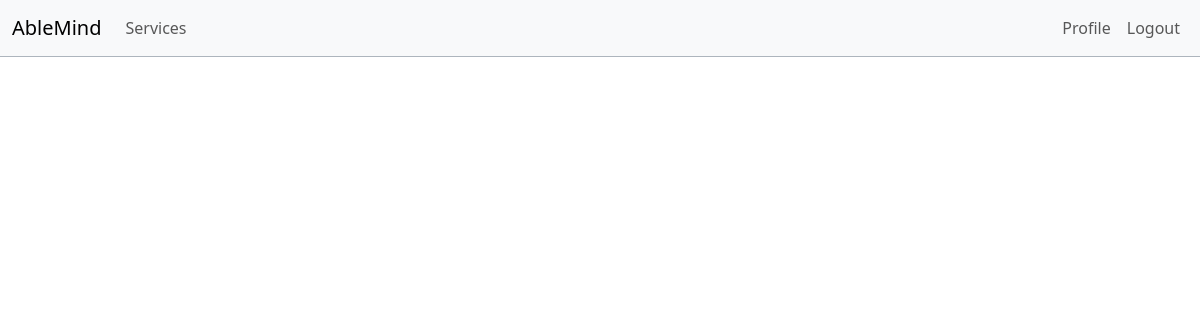
The page /memberChatHome.php on the database as committed earlier.
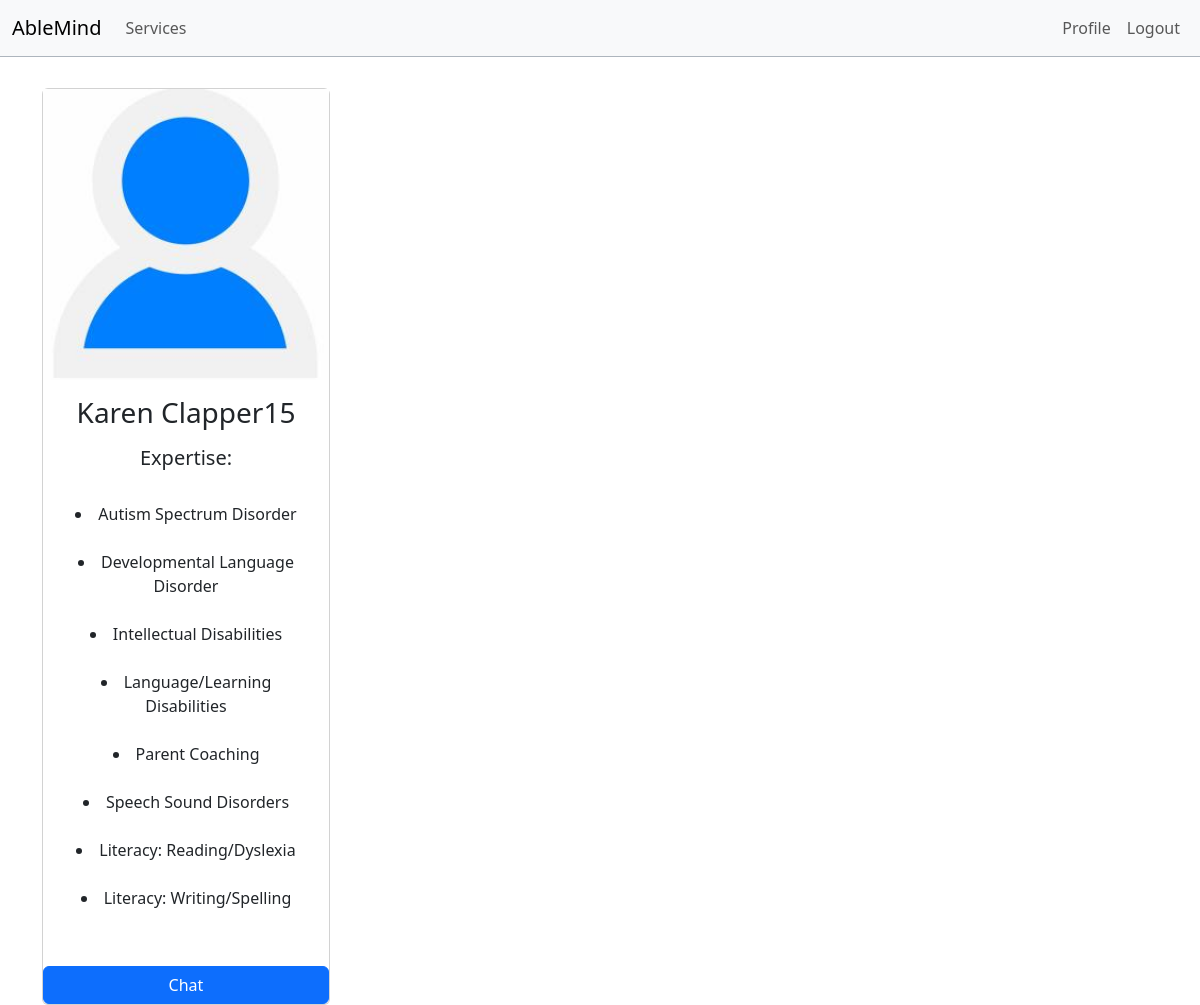
The same page on the database as committed later.
### tables this page shows
CREATE TABLE `users` (
  `id` int(11) NOT NULL,
  `name` varchar(200) NOT NULL,
  `email` varchar(100) NOT NULL,
  `password` varchar(200) NOT NULL,
  `role` varchar(10) NOT NULL DEFAULT 'member',
  `profile_pic` varchar(250) NOT NULL DEFAULT 'default.jpg',
  `userStatus` varchar(10) NOT NULL DEFAULT 'active'
);

### memberChatHome.php (the view, shortened to what this page needs)
<?php
require('navbar_member.php');
try {
  require("project_connection.php");
  $sql = "select * FROM users WHERE role='specialist' AND userStatus='active'";
  $rs = $db->query($sql);
  $expertiseSql = "select * FROM `specialists-expertise` WHERE specialistId IN (SELECT id FROM users WHERE role='specialist' AND userStatus='active')";
  $expertiseRs = $db->query($expertiseSql);
} catch (PDOException $e) {
  die("Error Message" . $e->getMessage());
}
?>
<!DOCTYPE html>
<html lang="en">
<head>
</head>
<body>
  <br /> <br />
  <br />
  <main class="container-md text-center">
    <div class="row">
      <?php
      if ($rs->rowcount() > 0) {
        foreach ($rs as $row) {
      ?>
          <div class="col mt-3">
            <div class="card" style="width: 18rem;">
              <img src="uploadedimages/<?php echo $row['profile_pic']; ?>">
              <div class="card-body">
                <h3 class="card-title"> <?php echo $row['name'] . $row['id']; ?></h3>
                <p class="card-text">
                <h5>Expertise:</h5> <br>
                <?php
                foreach ($expertiseRs as $expertiseRow) {
                  if ($expertiseRow['specialistId'] == $row['id']) {
                    echo "<li>" . $expertiseRow['expertise'] . "</li><br>";
                  }
                }
                ?>
                </p>
              </div>
              <a class="btn btn-primary" href='chatpage.php?toId=<?php echo $row['id']; ?>'>Chat </a>
            </div>
          </div>
<?php
        }
      }
?>
</div>
  </main>
</body>
</html>

### navbar_member.php (shortened to what this page needs)
<head>
  <link href="./assets/dist/css/bootstrap.min.css" rel="stylesheet">
</head>
<nav class="navbar navbar-expand-lg bg-body-tertiary fixed-top border border-dark-subtle border-top-0 border-end-0 border-start-0 d-flex">
  <div class="container-fluid">
    <a class="navbar-brand" href="index.php">
      AbleMind</a>
    <div class="collapse navbar-collapse" id="navbarCollapse">
      <ul class="navbar-nav me-auto mb-2 mb-lg-0">
        <li class="nav-item">
          <a class="nav-link" aria-current="page" href="memberDashboard.php">Services</a>
        </li>
      </ul>
      <ul class="navbar-nav">
        <li class="nav-item">
          <a class="nav-link" href="profile.php">Profile</a>
        </li>
        <li class="nav-item">
          <a class="nav-link" href="logout.php">Logout</a>
        </li>
      </ul>
    </div>
  </div>
</nav>

Rows that differ between the two databases and show on the page:
added users: profile_pic (placeholder picture), name "Karen Clapper", id "15"
added specialists-expertise: expertise "Autism Spectrum Disorder"
added specialists-expertise: expertise "Developmental Language Disorder"
added specialists-expertise: expertise "Intellectual Disabilities"
added specialists-expertise: expertise "Language/Learning Disabilities"
added specialists-expertise: expertise "Parent Coaching"
added specialists-expertise: expertise "Speech Sound Disorders"
added specialists-expertise: expertise "Literacy: Reading/Dyslexia"
added specialists-expertise: expertise "Literacy: Writing/Spelling"
